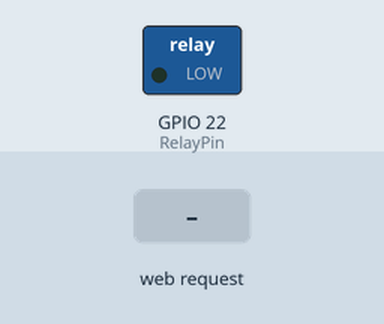
Bench run of a sketch on a simulated ESP32. Shown: switched loads named in the sketch (green lamp = pin HIGH). The inputs (shaded band) are chosen by the test bench. WiFi joins after 1.5 s; servers stay silent unless stated; what the sketch prints to the serial monitor is not drawn.

Above: at 3.2 s.
3.3 s: HTTP request GET /?LED=ON received
At 4.3 s:
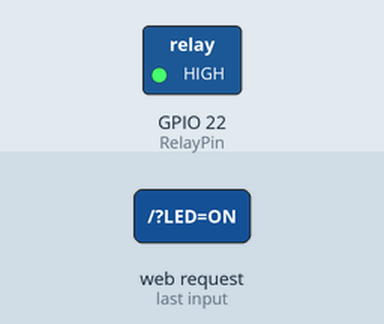
4.8 s: HTTP request GET /?LED=OFF received
At 5.5 s:
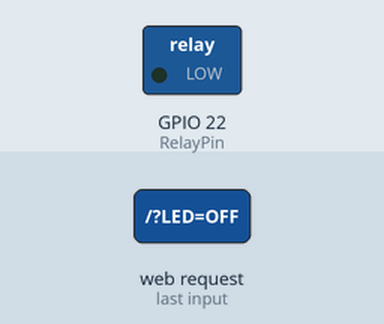
Timing chart, 0 to 7.8 s (numbered marks = the images above; inputs shaded):
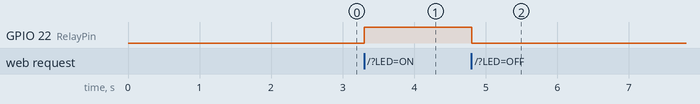

The sketch:

espcontroller.ino
```cpp
#include <WiFi.h>

  const char* WIFI_NAME= "";
  const char* WIFI_PASSWORD = "";
  WiFiServer server(80);

  String header;

  String LEDSTATE = "off";
  char color = 'f';
  const int RelayPin = 22;
  const int GPIO_PIN_NUMBER_23 = 23;
  const int GPIO_PIN_NUMBER_15 = 15;

void setup() {
    Serial.begin(115200);                     //this is the native speed for a esp32S
    pinMode(RelayPin, OUTPUT);                //relay is a output pin.
    digitalWrite(RelayPin, LOW);              //starts with relay off

    WiFi.begin(WIFI_NAME, WIFI_PASSWORD);     //connects to wifi

    while (WiFi.status() != WL_CONNECTED) {   //while it is not connected
        delay(1000);
        Serial.print("connecting...");
      }
    Serial.println("");
    Serial.println("IP address: ");
    Serial.println(WiFi.localIP());           //your devices subnet IP, use this to connect to it.... so to make it red it would be ("localIP"?color=r)... just viewing the page should turn it red.
    server.begin();
  }//end setup

void loop(){
    WiFiClient client = server.available();
    if (client) {
        String current_data_line = "";
          while(client.connected()) {
            if (client.available()) {
              char new_byte = client.read();
              header += new_byte;
                if (new_byte == '\n') {
                  if (current_data_line.length() == 0)
                    {
                      client.println("HTTP/1.1 200 OK");
                      client.println("Content-type:text/html");
                      client.println("Connection: close");
                      client.println();

                      //I am using a relay, but you could just turn the LED's black and they wont be "on"
                      if (header.indexOf("LED=ON") != -1)
                        {
                          LEDSTATE = "on";
                          digitalWrite(RelayPin, HIGH);//turns relay on
                          }
                      if (header.indexOf("LED=OFF") != -1)
                        {
                          LEDSTATE = "off";
                          digitalWrite(RelayPin, LOW);//turns relay off
                          }
                      if (header.indexOf("color=w") != -1)//color white
                        {
                          color = 'w';
                          Serial.print(color);//sends the single charactor color code viea serial to arduino
                          }
                       if (header.indexOf("color=r") != -1)//color red
                        {
                          color = 'r';
                          Serial.print(color);//sends the single charactor color code viea serial to arduino
                          }
                      if (header.indexOf("color=g") != -1)//color green
                        {
                          color = 'g';
                          Serial.print(color);//sends the single charactor color code viea serial to arduino
                          }
                      if(header.indexOf("color=b") != -1)//color blue
                        {
                          color = 'b';
                          Serial.print(color);//sends the single charactor color code viea serial to arduino
                          }

                      //for this application a page is not needed, it is only used to grab url querries.
                      client.println("<!DOCTYPE html><html>");
                      client.println("<head><meta name=\"viewport\" content=\"width=device-width, initial-scale=1\">");
                      client.println("<link rel=\"icon\" href=\"data:,\">");
                      client.println("<style>html { font-family: Helvetica; display: inline-block; margin: 0px auto; text-align: center;}");
                      client.println("</style></head>");
                      client.println("</html>");
                      client.println();
                      break;
                      }
                  else
                  {
                    current_data_line = "";
                    }
               }
                else
                  if (new_byte != '\r'){
                      current_data_line += new_byte;
                      }
          }
        }
        header = "";    // Clear the header variable
        client.stop();  // Close the connection
      }
    }//end loop
```

Measured:
- after the input at 3.3 s, GPIO 22 (RelayPin): LOW → HIGH at once
- after the input at 4.8 s, GPIO 22 (RelayPin): HIGH → LOW at once
